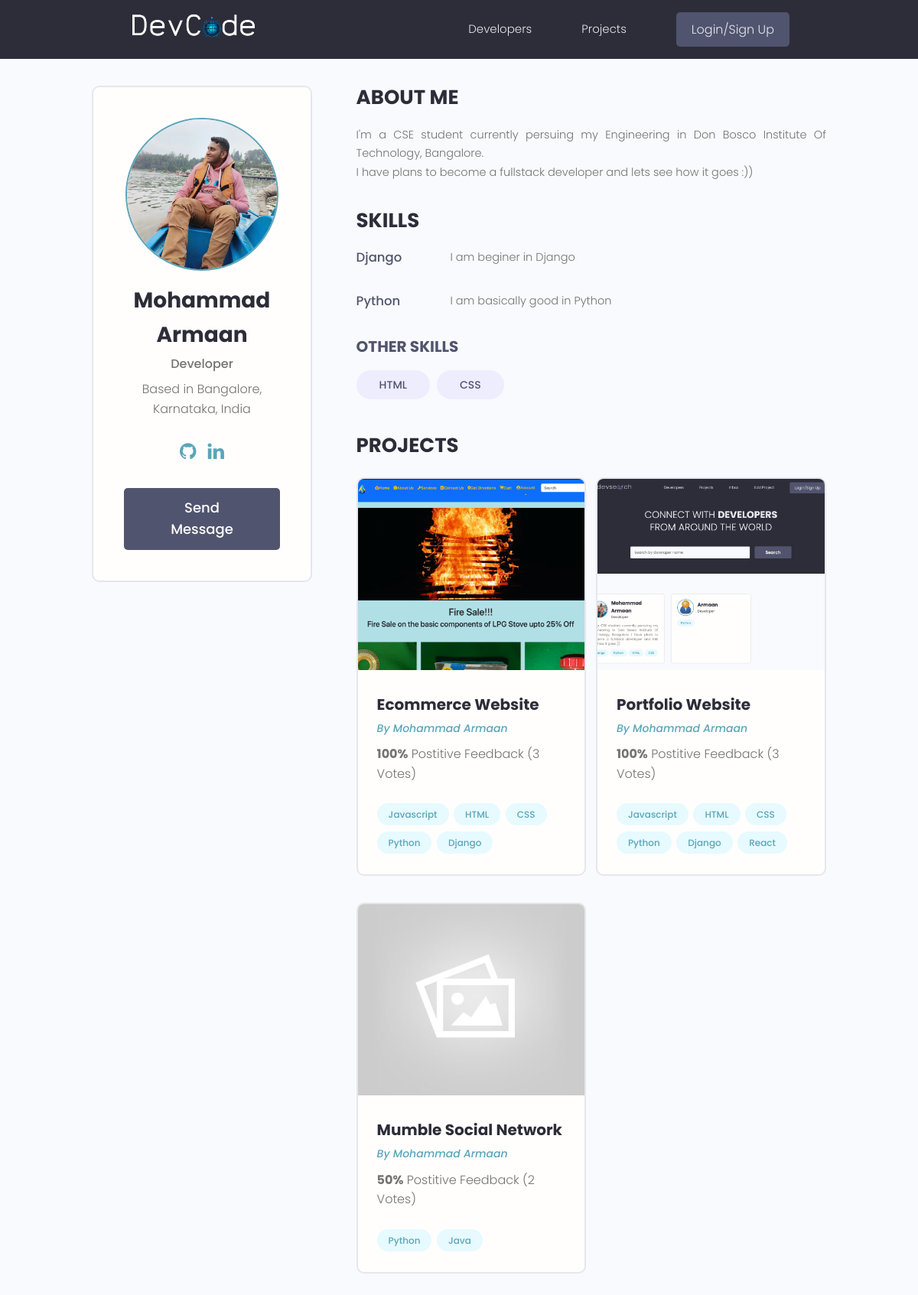
Page /profile/1e783ea1-6289-4c59-adb4-32dad2f13ed1/ on the committed database.
### users/models.py (models this page shows, shortened)
class Profile(models.Model):
    user = models.OneToOneField(User, on_delete=models.CASCADE, null=True, blank=True)
    name = models.CharField(max_length=200, blank=True, null=True)
    email = models.EmailField(max_length=500, null=True, blank=True)
    username=models.CharField(max_length=200, null=True, blank=True)
    location=models.CharField(max_length=200, null=True, blank=True)
    short_intro = models.CharField(max_length=200, null=True, blank=True)
    bio = models.TextField(null=True, blank=True)
    profile_image=models.ImageField(null=True, blank=True, upload_to='profiles/', default='profiles/user-default.png')
    social_github = models.CharField(max_length=200, blank=True, null=True)
    social_twitter = models.CharField(max_length=200, blank=True, null=True)
    social_linkeden = models.CharField(max_length=200, blank=True, null=True)
    social_youtube = models.CharField(max_length=200, blank=True, null=True)
    social_website = models.CharField(max_length=200, blank=True, null=True)
    created = models.DateTimeField(auto_now_add=True)
    id = models.UUIDField(default=uuid.uuid4, unique=True, primary_key=True, editable=False)
    class Meta:
        ordering = ['created']
    @property
    def imageURL(self):
        try:
            url = self.profile_image.url
        except:
             url = ''
        return url

class Skill(models.Model):
    owner=models.ForeignKey(Profile, on_delete=models.CASCADE, null=True, blank=True)
    name=models.CharField(max_length=200, null=True, blank=True)
    description=models.TextField(null=True, blank=True)
    created=models.DateTimeField(auto_now_add=True)
    id=models.UUIDField(default=uuid.uuid4, primary_key=True, unique=True, editable=False)
    def __str__(self):
        return str(self.name)

### projects/models.py (models this page shows, shortened)
class Project(models.Model):
    owner = models.ForeignKey(Profile, null=True, blank=True, on_delete=models.CASCADE)  #Eariler it was SET_NULL
    title = models.CharField(max_length=200)
    description = models.TextField(null=True, blank=True)
    featured_image=models.ImageField(null=True, blank=True, default='default.jpg')
    tags=models.ManyToManyField("Tag", blank=True)
    vote_total=models.IntegerField(default=0, null=True, blank=True)
    vote_ratio=models.IntegerField(default=0, null=True, blank=True)
    demo_link = models.CharField(max_length=2000, null=True, blank=True)
    source_link = models.CharField(max_length=2000, null=True, blank=True)
    created = models.DateTimeField(auto_now_add=True)
    id = models.UUIDField(default=uuid.uuid4, unique=True, primary_key=True, editable=False)
    class Meta:
        ordering = ['-vote_ratio', '-vote_total', 'title']
    @property
    def imageURL(self):
        try:
            url = self.featured_image.url
        except:
             url = ''
        return url

class Tag(models.Model):
    name=models.CharField(max_length=200)
    created = models.DateTimeField(auto_now_add=True)
    id = models.UUIDField(default=uuid.uuid4, unique=True, primary_key=True, editable=False)
    def __str__(self):
        return self.name

### users/views.py (the view)
# urls.py: path('profile/<str:pk>/', views.userProfile, name='user-profile'),
def userProfile(request,pk):
    profile=Profile.objects.get(id=pk)
    topSkills=profile.skill_set.exclude(description__exact="")
    otherSkills=profile.skill_set.filter(description="")
    context={'profile':profile,'topSkills':topSkills,'otherSkills':otherSkills}
    return render(request, "users/user-profile.html",context)

### users/templates/users/user-profile.html (shortened to what this page needs)
{% extends 'main.html' %}
{% block content %}
{% load static %}
<main class="profile my-md">
    <div class="container">
      <div class="layout">
        <div class="column column--1of3">
          <div class="card text-center">
            <div class="card__body dev">
              {% if profile.imageURL%}
              <img class="avatar avatar--xl" src="{{profile.imageURL}}" />
              {% else %}
              <img class="avatar avatar--xl" src="{% static 'profiles/user-default.png' %}" />
              {% endif %}
              <h2 class="dev__name">{{profile.name}}</h2>
              <p class="dev__title">{{profile.short_intro}}</p>
              <p class="dev__location">Based in {{profile.location}}</p>
              <ul class="dev__social">
                {% if profile.social_github%}
                <li>
                  <a title="Github" href="{{profile.social_github}}" target="_blank"><i class="fa fa-github" style='font-size:25px'></i></a>
                </li>
                {%endif%}
                {% if profile.social_linkeden%}
                <li>
                  <a title="LinkedIn" href="{{profile.social_linkeden}}" target="_blank"><i class="fa fa-linkedin" style='font-size:25px'></i></a>
                </li>
                {%endif%}
              </ul>
              {% if request.user.profile.id != profile.id %}
              <a href="{% url 'create-message' profile.id %}" class="btn btn--sub btn--lg">Send Message </a>
            {% endif %}
            </div>
          </div>
        </div>
        <div class="column column--2of3">
          <div class="devInfo">
            <h3 class="devInfo__title">About Me</h3>
            <p class="devInfo__about">{{profile.bio|linebreaksbr}}</p>
          </div>
          <div class="devInfo">
            <h3 class="devInfo__title">Skills</h3>
            <div class="devInfo__skills">
                {%for skill in topSkills%}
              <div class="devSkill">
                <h4 class="devSkill__title">{{skill.name}}</h4>
                <p class="devSkill__info">{{skill.description}}
                </p>
              </div>
              {%endfor%}
              <h3 class="devInfo__subtitle">Other Skills</h3>
              <div class="devInfo__otherSkills">
                {%for skill in otherSkills%}
                <span class="tag tag--pill tag--sub tag--lg">
                  <small>{{skill}}</small>
                </span>
                {%endfor%}
              </div>
            </div>
          </div>
          <div class="devInfo">
            <h3 class="devInfo__title">Projects</h3>
            <div class="grid grid--two">
                {%for project in profile.project_set.all%}
              <div class="column">
                <div class="card project">
                  <a href="{% url 'project' project.id %}" class="project">
                    {% if project.imageURL %}
                    <img class="project__thumbnail" src="{{project.imageURL}}" alt="project thumbnail" />
                    {% else %}
                    <img class="project__thumbnail" src="{% static 'images/default.jpg' %}" alt="project thumbnail" />
                    {% endif %}
                    <div class="card__body">
                      <h3 class="project__title">{{project.title}}</h3>
                      <p><a class="project__author" href="{%url 'user-profile' project.owner.id%}">By {{project.owner.name}}</a></p>
                      <p class="project--rating">
                        <span style="font-weight: bold;">{{project.vote_ratio}}%</span> Postitive
                        Feedback ({{project.vote_total}} Vote{{project.vote_total|pluralize:"s"}})
                      </p>
                      <div class="project__tags">
                        {% for tags in project.tags.all%}
                        <span class="tag tag--pill tag--main">
                          <small>{{tags}}</small>
                        </span>
                        {%endfor%}
                      </div>
                    </div>
                  </a>
                </div>
              </div>
              {%endfor%}
            </div>
          </div>
        </div>
      </div>
    </div>
  </main>
{% endblock content %}

### static/styles/app.css (style rules this page uses)
:root { --color-sub: #2d2d39; }
.btn--sub { background-color: var(--color-sub-light); }
.card { border: 2px solid var(--color-light); }
img { width: 100%; }
.profile .card > .dev { padding: 4rem; }
.dev__name { color: var(--color-sub); font-size: 2.8rem; font-weight: 700; margin-top: 1rem; margin-bottom: 0.5rem; }
.dev__title { font-size: 1.6rem; font-weight: 500; line-height: 1.3; }
.dev__location { margin-top: 1rem; }
.dev__social { margin: 3rem 0; list-style: none; display: flex; justify-content: center; gap: 1.5rem; }
.devInfo { margin-bottom: 3rem; }
.devInfo__title, .devInfo__subtitle { font-size: 2.6rem; color: var(--color-sub); text-transform: uppercase; font-weight: 700; margin-bottom: 1.5rem; }
.devInfo__subtitle { font-size: 2rem; color: var(--color-sub-light); }
.devInfo__about, .devSkill__info { font-size: 1.45rem; line-height: 1.7; text-align: justify; }
.devSkill { margin-bottom: 3rem; }
.devSkill__title { font-size: 1.65rem; font-weight: 500; color: var(--color-sub-light); }
@media screen and (min-width: 700px) { .devSkill { display: flex; justify-content: space-between; gap: 3rem; } }
@media screen and (min-width: 700px) { .devSkill__info { flex-basis: 80%; } }
.project__author { font-size: 1.4rem; font-style: italic; }
.project--rating { margin-bottom: 1.6em; margin-top: .5em; }
.project__thumbnail { height: 25rem; object-fit: cover; object-position: top center; }
.project__title { font-size: 2rem; font-weight: 700; color: var(--color-sub); }

### static/uikit/styles/modules/_variables.css (style rules this page uses)
:root { --color-main: #5aa5b9; --color-main-light: #e6faff; --color-sub: #3f4156; --color-sub-light: #51546e; --color-sub-lighter: #ededfd; --color-text: #737373; --color-gray: #8b8b8b; --color-light: #e5e7eb; --color-light-gray: #767676; --color-bg: #f8fafd; --color-white: #fffefd; --color-white-light: #f3f3f3; --color-success: #359e64; --color-success-bg: #def8e8; --color-error: #fc4b0b; --color-error-bg: #fff2ee; --font-base: 'Poppins', arial, helvetica, 'Segoe UI', roboto, ubuntu, sans-serif; --font-monospace: 'Fira Code', 'Courier New', courier, monospace; --font-regular: 300; --font-medium: 500; --font-bold: 700; --generic-shadow: 1px 1px 5px #00000010; --generic-transition: all 0.3s ease-in-out; }

### static/uikit/styles/modules/_base.css (style rules this page uses)
* { margin: 0; padding: 0; box-sizing: border-box; text-rendering: optimizeLegibility; color: inherit; font-size: inherit; }
html { font-size: 50%; }
@media only screen and (min-width: 480px) { html { font-size: 56.25%; } }
@media only screen and (min-width: 1200px) { html { font-size: 62.5%; } }
body { line-height: 1.6; font-weight: 400; font-size: 1.5rem; color: var(--color-text); background-color: var(--color-bg); min-height: 100vh; }

### static/uikit/styles/modules/_typography.css (style rules this page uses)
* { font-family: var(--font-base); }
h2 { font-size: 3.6rem; font-weight: var(--font-bold); }
h3 { font-size: 3.2rem; font-weight: var(--font-medium); }
h4 { font-size: 2.8rem; font-weight: var(--font-medium); }
p, span, strong { font-size: 1.6rem; color: var(--color-text); font-weight: var(--font-regular); }
a { padding-bottom: 2px; text-decoration: none; display: inline-block; color: var(--color-main); font-weight: var(--font-medium); }

### static/uikit/styles/modules/_utilities.css (style rules this page uses)
.container { width: 92%; max-width: 165rem; margin: 0 auto; box-sizing: border-box; }
@media screen and (min-width: 1000px) { .container { width: 90%; } }
@media screen and (min-width: 1200px) { .container { width: 80%; } }
.text-center { text-align: center; }
.my-md { margin: 3rem auto; }

### static/uikit/styles/modules/_avatar.css (style rules this page uses)
.avatar { border-radius: 50%; border: 2px solid var(--color-main); object-fit: cover; }
.avatar--xl { height: 20rem; width: 20rem; }

### static/uikit/styles/modules/_button.css (style rules this page uses)
.btn { display: inline-block; position: relative; cursor: pointer; background-color: var(--color-light); font-weight: var(--font-medium); color: var(--color-sub); text-decoration: none; padding: 1rem 2rem; border-radius: 0.5rem; border: none; width: -webkit-fit-content; width: -moz-fit-content; width: fit-content; height: -webkit-fit-content; height: -moz-fit-content; height: fit-content; font-size: 1.6rem; outline-width: 0; outline-color: transparent; -webkit-backface-visibility: hidden; backface-visibility: hidden; transition: all 0.3s ease-in-out; }
.btn--sub { background-color: var(--color-sub); color: var(--color-white); }
.btn--lg { font-size: 1.8rem; padding: 1.2rem 4.5rem; }

### static/uikit/styles/modules/_card.css (style rules this page uses)
.card { border-radius: 1rem; background-color: var(--color-white); border: 1.5px solid var(--color-light); width: auto; height: auto; margin-top: 0.5rem; margin-bottom: 0.5rem; overflow: hidden; }
.card__body, .card__header { padding: 2rem 2.5rem; }

### rows in the picture
Profile: imageURL (picture), name "Mohammad Armaan", short_intro "Developer", location "Bangalore, Karnataka, India", bio "I'm a CSE student currently persuing my Engineering in Don Bosco Institute Of Technology, Bangalore. I have plans to become a fullstack developer and lets see how it goes :))"
Skill: name "Django", description "I am beginer in Django"
Skill: name "Python", description "I am basically good in Python"
Skill: name "HTML"
Skill: name "CSS"
Project: imageURL (picture), title "Ecommerce Website", owner.name "Mohammad Armaan", vote_ratio "100", vote_total "3"
Tag: name "Javascript"
Tag: name "HTML"
Tag: name "CSS"
Tag: name "Python"
Tag: name "Django"
Project: imageURL (picture), title "Portfolio Website", owner.name "Mohammad Armaan", vote_ratio "100", vote_total "3"
Tag: name "React"
Project: title "Mumble Social Network", owner.name "Mohammad Armaan", vote_ratio "50", vote_total "2"
Tag: name "Java"
